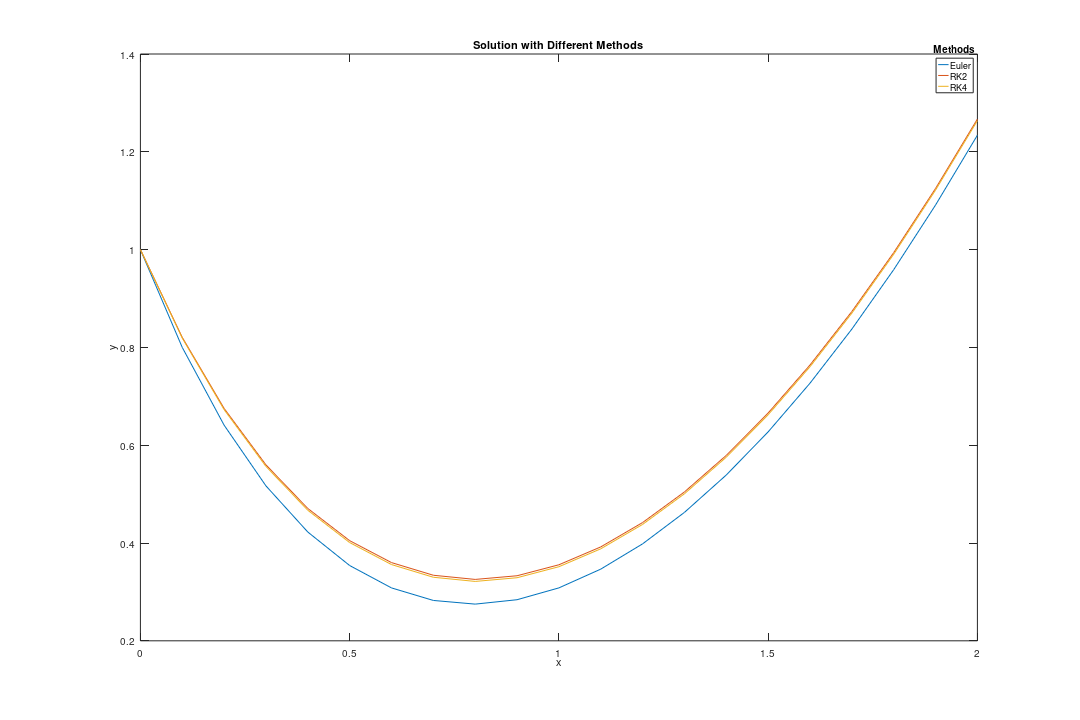

Write the MATLAB code that produced this figure.
clc;clear;
h = 0.1;x0=0;y0=1;xn=2;
n = (xn-x0)/h;
%%%%%%%%%%%%%%%%%%%%%%%%%%%%%%%%%%%%%%%%%%%%%%%%%%%%%%%%%%%%%%%%%%%%%%%%%%%
%%%%%%%%%%%%%                   Euler                     %%%%%%%%%%%%%%%%%
%%%%%%%%%%%%%%%%%%%%%%%%%%%%%%%%%%%%%%%%%%%%%%%%%%%%%%%%%%%%%%%%%%%%%%%%%%%
x1(1)=x0;y1(1)=y0;
f = @(x1,y1) -2*y1 + x1^2;
for i=1:n
    y1(i+1) = y1(i) + h*f(x1(i),y1(i));
    x1(i+1) = x0 + i*h;
    y_euler(i)=y1(i+1);
end 
%}
%%%%%%%%%%%%%%%%%%%%%%%%%%%%%%%%%%%%%%%%%%%%%%%%%%%%%%%%%%%%%%%%%%%%%%%%%%%
%%%%%%%%%%%%%                   RK2                       %%%%%%%%%%%%%%%%%
%%%%%%%%%%%%%%%%%%%%%%%%%%%%%%%%%%%%%%%%%%%%%%%%%%%%%%%%%%%%%%%%%%%%%%%%%%%
x2(1)=x0;y2(1)=y0;
f = @(x2,y2) -2*y2 + x2^2;
for i=1:n
    x2(i+1) = x0 + i*h;
    k1 = h*f(x2(i),y2(i));
    k2 = h*f(x2(i+1),y2(i)+k1);
    y2(i+1) = y2(i) + (1/2)*(k1+k2);
    y_rk2(i)=y2(i+1);
end 
%}
%%%%%%%%%%%%%%%%%%%%%%%%%%%%%%%%%%%%%%%%%%%%%%%%%%%%%%%%%%%%%%%%%%%%%%%%%%%
%%%%%%%%%%%%%                   RK4                       %%%%%%%%%%%%%%%%%
%%%%%%%%%%%%%%%%%%%%%%%%%%%%%%%%%%%%%%%%%%%%%%%%%%%%%%%%%%%%%%%%%%%%%%%%%%%
x3(1)=x0;y3(1)=y0;
f = @(x3,y3) -2*y3 + x3^2;
for i=1:n
    x3(i+1) = x0 + i*h;
    k1 = h*f(x3(i),y3(i));
    k2 = h*f(x3(i)+(h/2),y3(i)+(k1/2));
    k3 = h*f(x3(i)+(h/2),y3(i)+(k2/2));
    k4 = h*f(x3(i)+h,y3(i)+k3);
    y3(i+1) = y3(i) + (1/6)*(k1+2*k2+2*k3+k4);
    y_rk4(i)=y3(i+1);
end    
%}
%%%%%%%%%%%%%%%%%%%%%%%%%%%%%%%%%%%%%%%%%%%%%%%%%%%%%%%%%%%%%%%%%%%%%%%%%%%
%%%%%%%%%%%%%             Analytical Solution             %%%%%%%%%%%%%%%%%
%%%%%%%%%%%%%%%%%%%%%%%%%%%%%%%%%%%%%%%%%%%%%%%%%%%%%%%%%%%%%%%%%%%%%%%%%%%

x_a = 0:0.1:1.9;
y_a = (x_a.^2)./2-(2*x_a-1)./4+3./(4*exp(2*x_a));
%}
%%%%%%%%%%%%%%%%%%%%%%%%%%%%%%%%%%%%%%%%%%%%%%%%%%%%%%%%%%%%%%%%%%%%%%%%%%%
%%%%%%%%%%%%%                     Error                   %%%%%%%%%%%%%%%%%
%%%%%%%%%%%%%%%%%%%%%%%%%%%%%%%%%%%%%%%%%%%%%%%%%%%%%%%%%%%%%%%%%%%%%%%%%%%

for i=1:n
Err_euler(i)=abs(y_euler(i)-y_a(i));
Err_RK2(i)=abs(y_rk2(i)-y_a(i));
Err_RK4(i)=abs(y_rk4(i)-y_a(i));
end
%}
%%%%%%%%%%%%%%%%%%%%%%%%%%%%%%%%%%%%%%%%%%%%%%%%%%%%%%%%%%%%%%%%%%%%%%%%%%%
%%%%%%%%%%%%%                     Plots                   %%%%%%%%%%%%%%%%%
%%%%%%%%%%%%%%%%%%%%%%%%      Plot for Methods     %%%%%%%%%%%%%%%%%%%%%%%%
   
plot(x1,y1,'LineWidth',2)
hold on   
plot(x2,y2,'LineWidth',2)
plot(x3,y3,'LineWidth',2)
%plot(x_a,y_a,'LineWidth',2)
xlabel('x')
ylabel('y')
title('Solution with Different Methods')
legend('Euler','RK2','RK4','Analytical')
title(legend,'Methods')
%}
%%%%%%%%%%%%%%%%%%%%%%%%%%%%%%%%%%%%%%%%%%%%%%%%%%%%%%%%%%%%%%%%%%%%%%%%%%%
%%%%%%%%%%%%%%%%%%%%%%%%      Plot for Error       %%%%%%%%%%%%%%%%%%%%%%%%
%{
plot(Err_euler,x_a,'LineWidth',2)
hold on
plot(Err_RK2,x_a,'LineWidth',2)
plot(Err_RK4,x_a,'LineWidth',2)
xlabel('Error(numerical-analytical)')
ylabel('x')
title('Solution with Different Methods')
legend('Euler','RK2','RK4')
title(legend,'Methods')
%}
%%%%%%%%%%%%%%%%%%%%%%%%%%%%%%%%%%%%%%%%%%%%%%%%%%%%%%%%%%%%%%%%%%%%%%%%%%%
set(gca,'FontSize',20)
set(gcf, 'PaperPosition', [-4 4 30 20])
set(groot, 'DefaultFigurePosition', [500 600 1000 700])